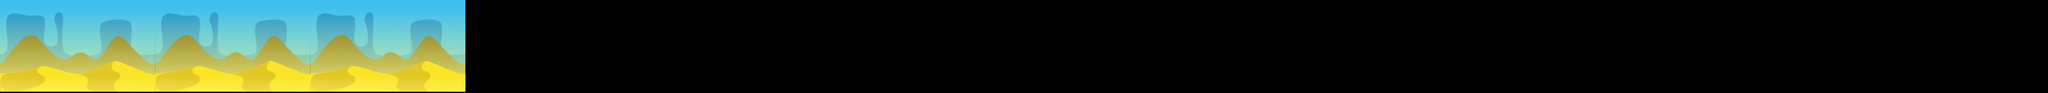

A level layout from a 2D game, rendered from its tile map. Below: a short description, then the map file with tile-grid data replaced by summaries:
An orthogonal 330x15 tile map with 32x32 px tiles, 2 tile layers (sky, ground) and 1 object (ground).

<map version="1.0" orientation="orthogonal" renderorder="right-down" width="330" height="15" tilewidth="32" tileheight="32" nextobjectid="1">
 <tileset firstgid="1" name="desert_tileset" tilewidth="32" tileheight="32">
  <image source="../gfx/desert_tileset.png" width="800" height="1300" />
 </tileset>
 <layer name="sky" width="330" height="15">
  <data>[4950 cells, 4950 non-empty, 376 distinct tile ids]</data>
 </layer>
 <layer name="ground" width="330" height="15">
  <data>[4950 cells, 4950 non-empty, 1 distinct tile ids]</data>
 </layer>
 <objectgroup name="objects" width="0" height="0">
  <object id="1" name="ground" x="2" y="401" width="1972" height="76" />
 </objectgroup>
</map>
